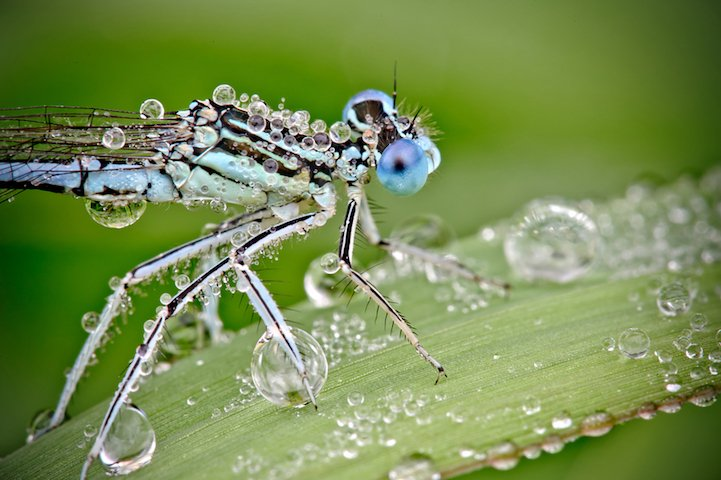
#> input picture HW5/Q1/q1.jpg, 721 x 480 px
$ jupyter execute Q1.ipynb
#> lines starting #> are read from the running program, lines starting #| are printed output that depends on the picture
## Importing Libraries

[cell 1]
import numpy as np
import matplotlib.pyplot as plt
import imageio as iio
import pywt

## Reading Input Image

[cell 2]
def show_image(img, title='', save=False, name=''):
    '''
    a function for showing images
    '''
    plt.figure()
    plt.imshow(img, cmap='gray')
    plt.xticks([])
    plt.yticks([])
    plt.title(title)
    if save:
        iio.imwrite(name, img)
    plt.show()

img = iio.imread('q1.jpg')
#> img is the input picture: shape (480, 721, 3); mean R, G, B 118.8, 141.2, 81.2
show_image(img)

## Drawing Histograms

[cell 3]
r, g, b = img[:,:,0], img[:,:,1], img[:,:,2]
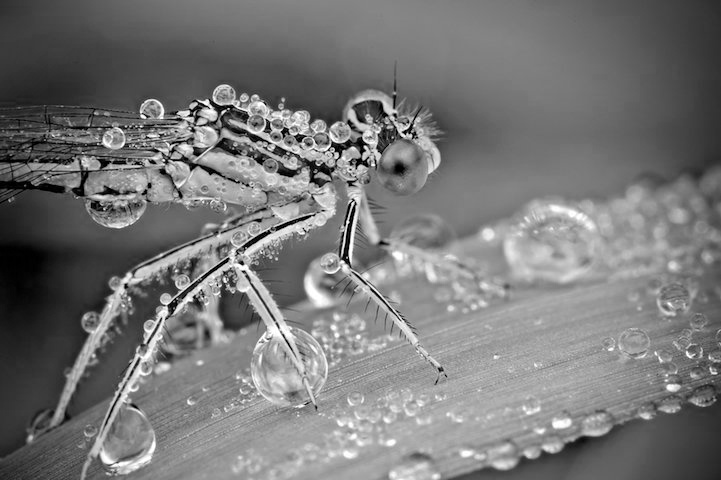
#> r: shape (480, 721); min 0, max 255, mean 118.8
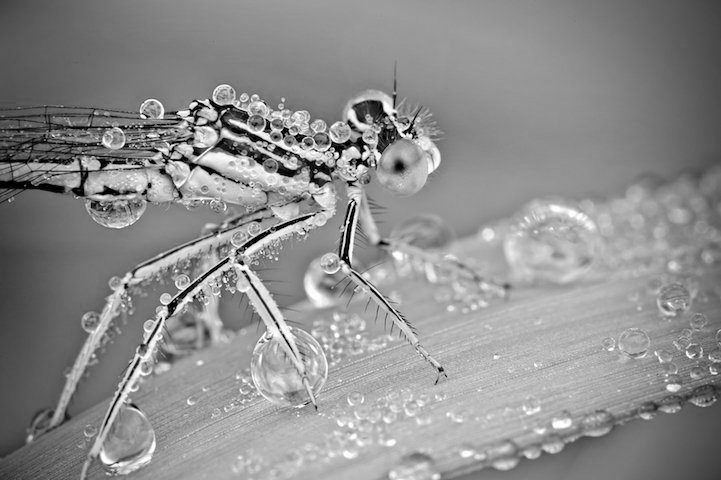
#> g: shape (480, 721); min 0, max 255, mean 141.2
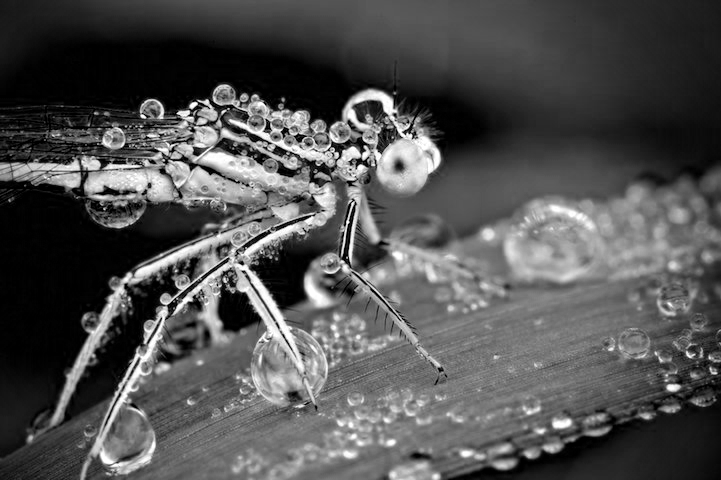
#> b: shape (480, 721); min 0, max 255, mean 81.2

def hist(img, title='', name='', color='blue'):
    '''
    draw histogram of an image
    '''
#> called with title = 'histogram of red channel', name = 'hist_r.jpg', color = 'red'
    h = np.histogram(img.flatten(), bins=256)
    plt.figure(dpi=120)
    plt.hist(img.flatten(), bins=256, color=color)
    plt.title(title)
    plt.savefig(name)
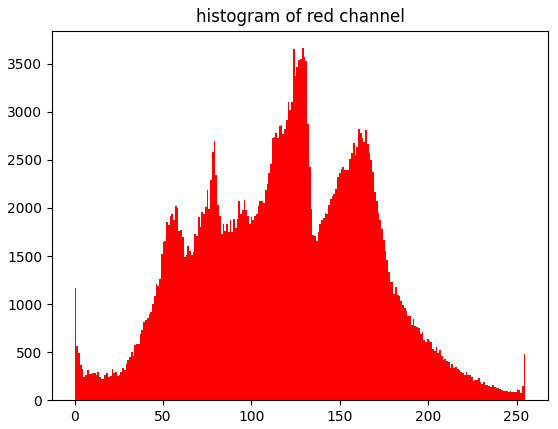
#> figure drawn by matplotlib, 1 panel; tallest bar 3662 high, from x = 128.5 to 129.5
    plt.show()
    return h

hist_r = hist(r, 'histogram of red channel', name='hist_r.jpg', color='red')
hist_g = hist(g, 'histogram of green channel', name='hist_g.jpg', color='green')
#> call 2 of hist, with title = 'histogram of green channel', name = 'hist_g.jpg', color = 'green'
#> in hist (call 2), `plt.savefig(name)`:
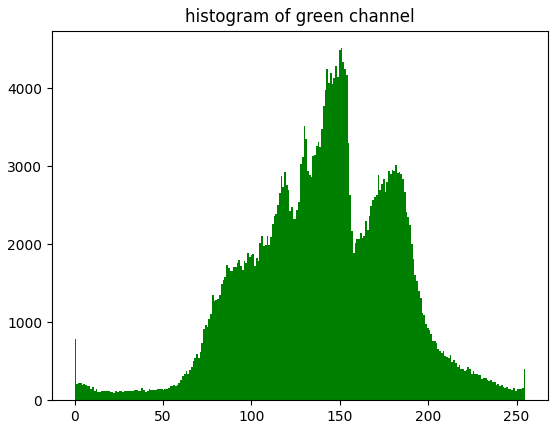
#> figure drawn by matplotlib, 1 panel; tallest bar 4512 high, from x = 150.4 to 151.4
hist_b = hist(b, 'histogram of blue channel', name='hist_b.jpg', color='blue')
#> call 3 of hist, with title = 'histogram of blue channel', name = 'hist_b.jpg', color = 'blue'
#> in hist (call 3), `plt.savefig(name)`:
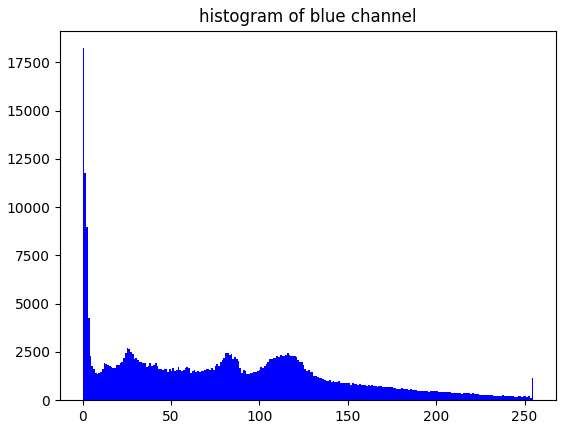
#> figure drawn by matplotlib, 1 panel; tallest bar 18232 high, from x = 0 to 0.996

## Quantization

[cell 4]
def quantize(img, qval):
    '''
    a function for quantize image with quantization value equals qval
    '''
#> called with qval = 4
    n = 256//qval # number of sections in quantization
    img = img.copy()
    for i in range(n):
        img[(img<qval*(i+1))&(img>=qval*i)] = np.round(qval*(i+0.5))
#> img: shape (480, 721)
    return img

qval = 4
rnew = quantize(r, qval)
gnew = quantize(g, qval)
bnew = quantize(b, qval)
clustered = np.dstack((rnew, gnew, bnew))
show_image(clustered, save=True, name='clustered.jpg')

hist_r_clus = hist(rnew, 'histogram of red channel', name='hist_r_clus.jpg', color='red')
#> call 4 of hist, with title = 'histogram of red channel', name = 'hist_r_clus.jpg', color = 'red'
#> in hist (call 4), `plt.savefig(name)`:
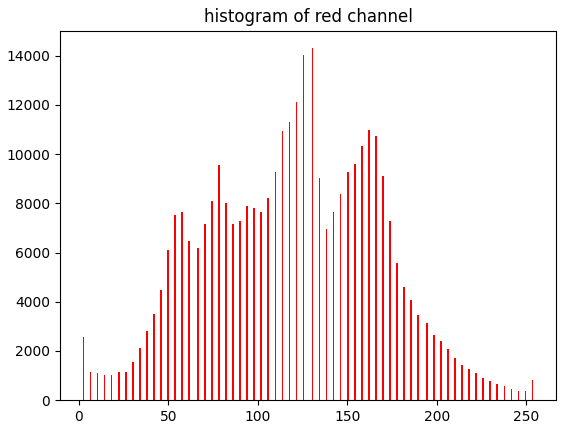
#> figure drawn by matplotlib, 1 panel; tallest bar 14308 high, from x = 130 to 131
hist_g_clus = hist(gnew, 'histogram of green channel', name='hist_g_clus.jpg', color='green')
#> in hist (call 5), `plt.savefig(name)`:
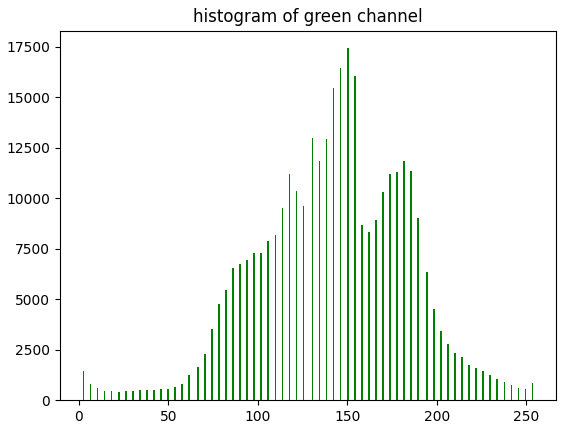
#> figure drawn by matplotlib, 1 panel; tallest bar 17428 high, from x = 149.7 to 150.6
hist_b_clus = hist(bnew, 'histogram of blue channel', name='hist_b_clus.jpg', color='blue')
#> in hist (call 6), `plt.savefig(name)`:
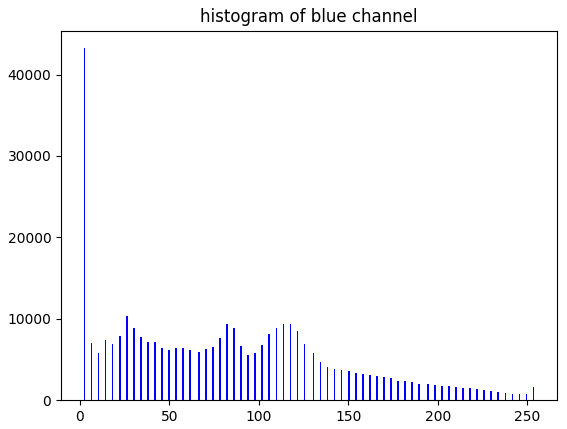
#> figure drawn by matplotlib, 1 panel; tallest bar 43242 high, from x = 2 to 2.98
